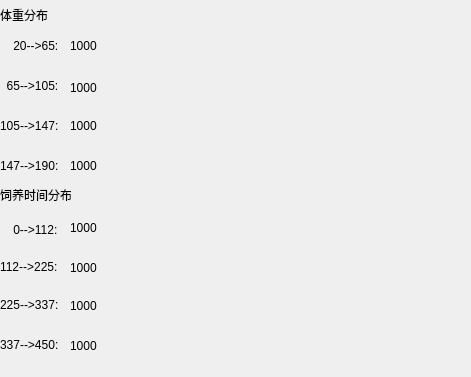
      <widget class="QWidget" name="whiteInfo">
       <property name="geometry">
        <rect>
         <x>0</x>
         <y>0</y>
         <width>471</width>
         <height>377</height>
        </rect>
       </property>
       <attribute name="label">
        <string>大花白猪统计信息</string>
       </attribute>
       <widget class="QLabel" name="black65105_2">
        <property name="geometry">
         <rect>
          <x>0</x>
          <y>65</y>
          <width>71</width>
          <height>41</height>
         </rect>
        </property>
        <property name="text">
         <string>  65--&gt;105:</string>
        </property>
       </widget>
       <widget class="QLabel" name="black0112_2">
        <property name="geometry">
         <rect>
          <x>0</x>
          <y>214</y>
          <width>71</width>
          <height>31</height>
         </rect>
        </property>
        <property name="text">
         <string>    0--&gt;112:</string>
        </property>
       </widget>
       <widget class="QLabel" name="black225337_2">
        <property name="geometry">
         <rect>
          <x>0</x>
          <y>284</y>
          <width>71</width>
          <height>41</height>
         </rect>
        </property>
        <property name="text">
         <string>225--&gt;337:</string>
        </property>
       </widget>
       <widget class="QLabel" name="whitetbar3">
        <property name="geometry">
         <rect>
          <x>70</x>
          <y>329</y>
          <width>54</width>
          <height>31</height>
         </rect>
        </property>
        <property name="text">
         <string/>
        </property>
        <property name="pixmap">
         <pixmap resource="img/image.qrc">:/img1/grass.png</pixmap>
        </property>
       </widget>
       <widget class="QLabel" name="black2065_2">
        <property name="geometry">
         <rect>
          <x>0</x>
          <y>25</y>
          <width>71</width>
          <height>41</height>
         </rect>
        </property>
        <property name="text">
         <string>    20--&gt;65:</string>
        </property>
       </widget>
       <widget class="QLabel" name="black105147_2">
        <property name="geometry">
         <rect>
          <x>0</x>
          <y>105</y>
          <width>71</width>
          <height>41</height>
         </rect>
        </property>
        <property name="text">
         <string>105--&gt;147:</string>
        </property>
       </widget>
       <widget class="QLabel" name="whitetbar0">
        <property name="geometry">
         <rect>
          <x>70</x>
          <y>214</y>
          <width>54</width>
          <height>31</height>
         </rect>
        </property>
        <property name="text">
         <string/>
        </property>
        <property name="pixmap">
         <pixmap resource="img/image.qrc">:/img1/grass.png</pixmap>
        </property>
       </widget>
       <widget class="QLabel" name="whitetbar2">
        <property name="geometry">
         <rect>
          <x>70</x>
          <y>290</y>
          <width>54</width>
          <height>31</height>
         </rect>
        </property>
        <property name="text">
         <string/>
        </property>
        <property name="pixmap">
         <pixmap resource="img/image.qrc">:/img1/grass.png</pixmap>
        </property>
       </widget>
       <widget class="QLabel" name="whitewbar0">
        <property name="geometry">
         <rect>
          <x>70</x>
          <y>30</y>
          <width>53</width>
          <height>31</height>
         </rect>
        </property>
        <property name="text">
         <string/>
        </property>
        <property name="pixmap">
         <pixmap resource="img/image.qrc">:/img1/grass.png</pixmap>
        </property>
       </widget>
       <widget class="QLabel" name="whitewbar1">
        <property name="geometry">
         <rect>
          <x>70</x>
          <y>70</y>
          <width>54</width>
          <height>31</height>
         </rect>
        </property>
        <property name="text">
         <string/>
        </property>
        <property name="pixmap">
         <pixmap resource="img/image.qrc">:/img1/grass.png</pixmap>
        </property>
       </widget>
       <widget class="QLabel" name="black112225_2">
        <property name="geometry">
         <rect>
          <x>0</x>
          <y>246</y>
          <width>71</width>
          <height>41</height>
         </rect>
        </property>
        <property name="text">
         <string>112--&gt;225:</string>
        </property>
       </widget>
       <widget class="QLabel" name="whitewbar3">
        <property name="geometry">
         <rect>
          <x>70</x>
          <y>150</y>
          <width>54</width>
          <height>31</height>
         </rect>
        </property>
        <property name="text">
         <string/>
        </property>
        <property name="pixmap">
         <pixmap resource="img/image.qrc">:/img1/grass.png</pixmap>
        </property>
       </widget>
       <widget class="QLabel" name="black337450_2">
        <property name="geometry">
         <rect>
          <x>0</x>
          <y>324</y>
          <width>71</width>
          <height>41</height>
         </rect>
        </property>
        <property name="text">
         <string>337--&gt;450:</string>
        </property>
       </widget>
       <widget class="QLabel" name="black147190_2">
        <property name="geometry">
         <rect>
          <x>0</x>
          <y>145</y>
          <width>71</width>
          <height>41</height>
         </rect>
        </property>
        <property name="text">
         <string>147--&gt;190:</string>
        </property>
       </widget>
       <widget class="QLabel" name="label_3">
        <property name="geometry">
         <rect>
          <x>0</x>
          <y>184</y>
          <width>71</width>
          <height>21</height>
         </rect>
        </property>
        <property name="text">
         <string>饲养时间分布</string>
        </property>
       </widget>
       <widget class="QLabel" name="label_4">
        <property name="geometry">
         <rect>
          <x>0</x>
          <y>4</y>
          <width>61</width>
          <height>21</height>
         </rect>
        </property>
        <property name="text">
         <string>体重分布</string>
        </property>
       </widget>
       <widget class="QLabel" name="whitetbar1">
        <property name="geometry">
         <rect>
          <x>70</x>
          <y>252</y>
          <width>54</width>
          <height>31</height>
         </rect>
        </property>
        <property name="text">
         <string/>
        </property>
        <property name="pixmap">
         <pixmap resource="img/image.qrc">:/img1/grass.png</pixmap>
        </property>
       </widget>
       <widget class="QLabel" name="whitewbar2">
        <property name="geometry">
         <rect>
          <x>70</x>
          <y>110</y>
          <width>54</width>
          <height>31</height>
         </rect>
        </property>
        <property name="text">
         <string/>
        </property>
        <property name="pixmap">
         <pixmap resource="img/image.qrc">:/img1/grass.png</pixmap>
        </property>
       </widget>
       <widget class="QLabel" name="label_w0">
        <property name="geometry">
         <rect>
          <x>70</x>
          <y>38</y>
          <width>31</width>
          <height>16</height>
         </rect>
        </property>
        <property name="text">
         <string>1000</string>
        </property>
       </widget>
       <widget class="QLabel" name="label_w1">
        <property name="geometry">
         <rect>
          <x>70</x>
          <y>80</y>
          <width>31</width>
          <height>16</height>
         </rect>
        </property>
        <property name="text">
         <string>1000</string>
        </property>
       </widget>
       <widget class="QLabel" name="label_w2">
        <property name="geometry">
         <rect>
          <x>70</x>
          <y>118</y>
          <width>31</width>
          <height>16</height>
         </rect>
        </property>
        <property name="text">
         <string>1000</string>
        </property>
       </widget>
       <widget class="QLabel" name="label_w3">
        <property name="geometry">
         <rect>
          <x>70</x>
          <y>158</y>
          <width>31</width>
          <height>16</height>
         </rect>
        </property>
        <property name="text">
         <string>1000</string>
        </property>
       </widget>
       <widget class="QLabel" name="label_w4">
        <property name="geometry">
         <rect>
          <x>70</x>
          <y>220</y>
          <width>31</width>
          <height>16</height>
         </rect>
        </property>
        <property name="text">
         <string>1000</string>
        </property>
       </widget>
       <widget class="QLabel" name="label_w5">
        <property name="geometry">
         <rect>
          <x>70</x>
          <y>260</y>
          <width>31</width>
          <height>16</height>
         </rect>
        </property>
        <property name="text">
         <string>1000</string>
        </property>
       </widget>
       <widget class="QLabel" name="label_w6">
        <property name="geometry">
         <rect>
          <x>70</x>
          <y>298</y>
          <width>31</width>
          <height>16</height>
         </rect>
        </property>
        <property name="text">
         <string>1000</string>
        </property>
       </widget>
       <widget class="QLabel" name="label_w7">
        <property name="geometry">
         <rect>
          <x>70</x>
          <y>338</y>
          <width>31</width>
          <height>16</height>
         </rect>
        </property>
        <property name="text">
         <string>1000</string>
        </property>
       </widget>
      </widget>
